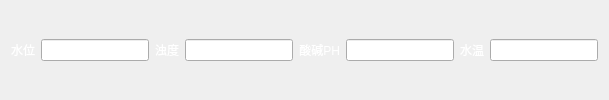
        <widget class="QWidget" name="widget_5" native="true">
         <layout class="QHBoxLayout" name="horizontalLayout_3">
          <item>
           <widget class="QLabel" name="lb_water_level">
            <property name="styleSheet">
             <string notr="true">color: rgb(255, 255, 255);</string>
            </property>
            <property name="text">
             <string>水位</string>
            </property>
            <property name="alignment">
             <set>Qt::AlignRight|Qt::AlignTrailing|Qt::AlignVCenter</set>
            </property>
           </widget>
          </item>
          <item>
           <widget class="QLineEdit" name="le_water_level"/>
          </item>
          <item>
           <widget class="QLabel" name="lb_water_turb">
            <property name="styleSheet">
             <string notr="true">color: rgb(255, 255, 255);</string>
            </property>
            <property name="text">
             <string>浊度</string>
            </property>
            <property name="alignment">
             <set>Qt::AlignRight|Qt::AlignTrailing|Qt::AlignVCenter</set>
            </property>
           </widget>
          </item>
          <item>
           <widget class="QLineEdit" name="le_water_turb"/>
          </item>
          <item>
           <widget class="QLabel" name="lb_water_ph">
            <property name="styleSheet">
             <string notr="true">color: rgb(255, 255, 255);</string>
            </property>
            <property name="text">
             <string>酸碱PH</string>
            </property>
            <property name="alignment">
             <set>Qt::AlignRight|Qt::AlignTrailing|Qt::AlignVCenter</set>
            </property>
           </widget>
          </item>
          <item>
           <widget class="QLineEdit" name="le_water_ph"/>
          </item>
          <item>
           <widget class="QLabel" name="lb_water_temp">
            <property name="styleSheet">
             <string notr="true">color: rgb(255, 255, 255);</string>
            </property>
            <property name="text">
             <string>水温</string>
            </property>
            <property name="alignment">
             <set>Qt::AlignRight|Qt::AlignTrailing|Qt::AlignVCenter</set>
            </property>
           </widget>
          </item>
          <item>
           <widget class="QLineEdit" name="le_water_temp"/>
          </item>
         </layout>
        </widget>
